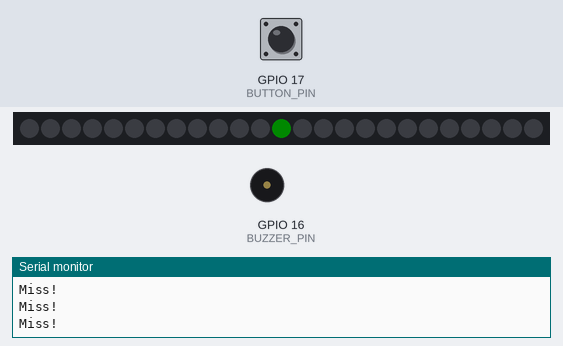
This sketch was run on a simulated ESP32. On the bench: 25 RGB LEDs in strip order, left to right, buzzer (waves = sounding), the last lines printed to the serial monitor. The inputs (shaded band) are chosen by the test bench; at power-on: GPIO 17 (BUTTON_PIN) HIGH. Dim RGB values are drawn brighter than linear; random numbers use the default seed unless the sketch sets one.

Above: at 16.5 s.
16.6 s: GPIO 17 (BUTTON_PIN) pulled LOW for 0.15 s
At 18.0 s:
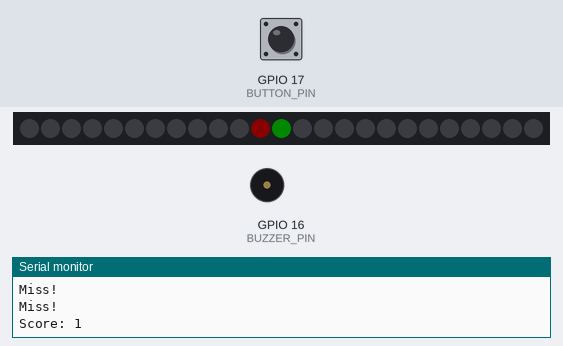
At 19.18 s:
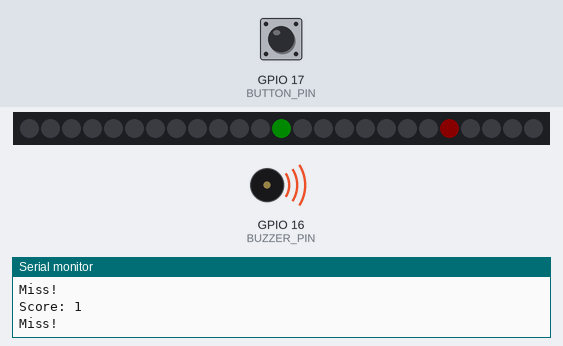
Timing chart, 0 to 24.2 s (numbered marks = the images above; inputs shaded):
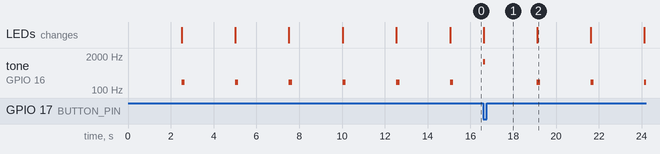

The sketch:

LED_Matrix_Whack-a-Mole.ino
```cpp
/*
 * =============================================================================
 * WHACK-A-MOLE - FreeRTOS
 * =============================================================================
 *
 * A random target appears on the 5x5 RGB matrix.
 *
 * PLAYER:
 *   Tilt the device to move the cursor.
 *   Press the button to whack the target.
 *
 * INPUT:
 *   Touch/button = GPIO 17
 *   Buzzer       = GPIO 16
 *   IMU          = LSM6DSM SPI
 *
 * IMU:
 *   CS   = GPIO 10
 *   SCK  = GPIO 12
 *   MOSI = GPIO 11
 *   MISO = GPIO 13
 *
 * MATRIX:
 *   GPIO 7
 *
 * IMU CONFIGURATION:
 *
 *   Physical Y axis -> horizontal movement.
 *   Physical X axis -> vertical movement.
 *
 *   Positive Y -> RIGHT
 *   Negative Y -> LEFT
 *
 *   Positive X -> DOWN
 *   Negative X -> UP
 *
 * The display is rotated 180 degrees.
 *
 * FreeRTOS tasks:
 *
 *   IMUTask
 *   ButtonTask
 *   GameTask
 *
 * A mutex protects shared game state.
 * =============================================================================
 */

#include <Arduino.h>
#include <SPI.h>
#include <Adafruit_NeoPixel.h>

#define MATRIX_PIN 7
#define BUTTON_PIN 17
#define BUZZER_PIN 16

#define IMU_CS   10
#define IMU_SCK  12
#define IMU_MOSI 11
#define IMU_MISO 13

#define NUM_PIXELS 25

// Approximately 15 degrees for ±2g.
#define TILT_THRESHOLD 4240

#define CURSOR_MOVE_DELAY 180
#define TARGET_TIME 2500

#define BUTTON_SCAN_MS 10
#define GAME_SCAN_MS   10

Adafruit_NeoPixel matrix(
  NUM_PIXELS,
  MATRIX_PIN,
  NEO_GRB + NEO_KHZ800
);

//=============================================================================
// Game State
//=============================================================================

int cursorX = 2;
int cursorY = 2;

int targetX = 0;
int targetY = 0;

unsigned long targetStart = 0;
unsigned long lastCursorMove = 0;

int score = 0;

SemaphoreHandle_t gameMutex;

//=============================================================================
// Matrix
//=============================================================================

int xyToIndex(int x, int y)
{
  // Rotate the game coordinates by 180 degrees.
  int displayX = 4 - x;
  int displayY = 4 - y;

  if (displayY % 2 == 0)
    return displayY * 5 + displayX;

  return displayY * 5 + (4 - displayX);
}

void setPixel(int x, int y, uint32_t color)
{
  if (x < 0 || x > 4 ||
      y < 0 || y > 4)
    return;

  matrix.setPixelColor(
    xyToIndex(x, y),
    color
  );
}

void draw()
{
  matrix.clear();

  setPixel(
    targetX,
    targetY,
    matrix.Color(255, 0, 0)
  );

  setPixel(
    cursorX,
    cursorY,
    matrix.Color(0, 255, 0)
  );

  matrix.show();
}

//=============================================================================
// New Target
//=============================================================================

void newTarget()
{
  targetX = random(0, 5);
  targetY = random(0, 5);

  targetStart = millis();
}

//=============================================================================
// IMU
//=============================================================================

void imuWrite(byte reg, byte value)
{
  digitalWrite(IMU_CS, LOW);

  SPI.transfer(reg & 0x7F);
  SPI.transfer(value);

  digitalWrite(IMU_CS, HIGH);
}

int16_t imuRead16(byte reg)
{
  digitalWrite(IMU_CS, LOW);

  SPI.transfer(reg | 0x80);

  byte lowByte = SPI.transfer(0);
  byte highByte = SPI.transfer(0);

  digitalWrite(IMU_CS, HIGH);

  return (int16_t)((highByte << 8) | lowByte);
}

void setupIMU()
{
  pinMode(
    IMU_CS,
    OUTPUT
  );

  digitalWrite(
    IMU_CS,
    HIGH
  );

  SPI.begin(
    IMU_SCK,
    IMU_MISO,
    IMU_MOSI,
    IMU_CS
  );

  // LSM6DSM:
  // 104 Hz output data rate
  // ±2g accelerometer range
  // Normal operating mode
  imuWrite(
    0x10,
    0x40
  );
}

//=============================================================================
// Tilt Processing
//=============================================================================

void readTilt()
{
  int16_t ax = imuRead16(0x28);
  int16_t ay = imuRead16(0x2A);

  if (abs(ax) < TILT_THRESHOLD &&
      abs(ay) < TILT_THRESHOLD)
  {
    return;
  }

  if (millis() - lastCursorMove <
      CURSOR_MOVE_DELAY)
  {
    return;
  }

  lastCursorMove = millis();

  if (abs(ay) > abs(ax))
  {
    //===============================================================
    // Y axis controls horizontal movement.
    //===============================================================

    // Positive Y -> LEFT.
    if (ay < TILT_THRESHOLD)
    {
      if (cursorX < 4)
      {
        cursorX++;

        tone(
          BUZZER_PIN,
          700,
          20
        );
      }
    }

    // Negative Y -> RIGHT.
    else if (ay > -TILT_THRESHOLD)
    {
      if (cursorX > 0)
      {
        cursorX--;

        tone(
          BUZZER_PIN,
          700,
          20
        );
      }
    }
  }
  else
  {
    //===============================================================
    // X axis controls vertical movement.
    //===============================================================

    // Positive X -> DOWN.
    if (ax > TILT_THRESHOLD)
    {
      if (cursorY < 4)
      {
        cursorY++;

        tone(
          BUZZER_PIN,
          700,
          20
        );
      }
    }

    // Negative X -> UP.
    else if (ax < -TILT_THRESHOLD)
    {
      if (cursorY > 0)
      {
        cursorY--;

        tone(
          BUZZER_PIN,
          700,
          20
        );
      }
    }
  }
}

//=============================================================================
// IMU Task
//=============================================================================

void imuTask(void *parameter)
{
  while (true)
  {
    if (xSemaphoreTake(gameMutex, portMAX_DELAY) == pdTRUE)
    {
      readTilt();

      xSemaphoreGive(gameMutex);
    }

    vTaskDelay(
      pdMS_TO_TICKS(10)
    );
  }
}

//=============================================================================
// Button Task
//=============================================================================

void buttonTask(void *parameter)
{
  bool oldButton = HIGH;

  while (true)
  {
    bool button = digitalRead(BUTTON_PIN);

    if (button == LOW &&
        oldButton == HIGH)
    {
      if (xSemaphoreTake(gameMutex, portMAX_DELAY) == pdTRUE)
      {
        if (cursorX == targetX &&
            cursorY == targetY)
        {
          score++;

          tone(
            BUZZER_PIN,
            1200,
            80
          );

          Serial.print("Score: ");
          Serial.println(score);

          newTarget();
        }
        else
        {
          tone(
            BUZZER_PIN,
            150,
            150
          );
        }

        xSemaphoreGive(gameMutex);
      }
    }

    oldButton = button;

    vTaskDelay(
      pdMS_TO_TICKS(BUTTON_SCAN_MS)
    );
  }
}

//=============================================================================
// Game Task
//=============================================================================

void gameTask(void *parameter)
{
  while (true)
  {
    if (xSemaphoreTake(gameMutex, portMAX_DELAY) == pdTRUE)
    {
      if (millis() - targetStart >= TARGET_TIME)
      {
        Serial.println("Miss!");

        tone(
          BUZZER_PIN,
          200,
          150
        );

        newTarget();
      }

      draw();

      xSemaphoreGive(gameMutex);
    }

    vTaskDelay(
      pdMS_TO_TICKS(GAME_SCAN_MS)
    );
  }
}

//=============================================================================
// Setup
//=============================================================================

void setup()
{
  Serial.begin(115200);

  pinMode(
    BUTTON_PIN,
    INPUT_PULLUP
  );

  pinMode(
    BUZZER_PIN,
    OUTPUT
  );

  digitalWrite(
    BUZZER_PIN,
    LOW
  );

  matrix.begin();
  matrix.setBrightness(10);
  matrix.clear();
  matrix.show();

  setupIMU();

  randomSeed(
    (uint32_t)esp_random()
  );

  gameMutex = xSemaphoreCreateMutex();

  newTarget();
  draw();

  Serial.println(
    "Whack-A-Mole started."
  );

  xTaskCreate(
    imuTask,
    "IMUTask",
    4096,
    NULL,
    2,
    NULL
  );

  xTaskCreate(
    buttonTask,
    "ButtonTask",
    4096,
    NULL,
    2,
    NULL
  );

  xTaskCreate(
    gameTask,
    "GameTask",
    4096,
    NULL,
    1,
    NULL
  );
}

void loop()
{
  // Game operation is handled by the FreeRTOS tasks.
  vTaskDelay(
    pdMS_TO_TICKS(1000)
  );
}
```

Measured:
- by itself, tone on GPIO 16 (BUZZER_PIN): alternates 200 Hz for 0.15 s and silent for 2.4 s
